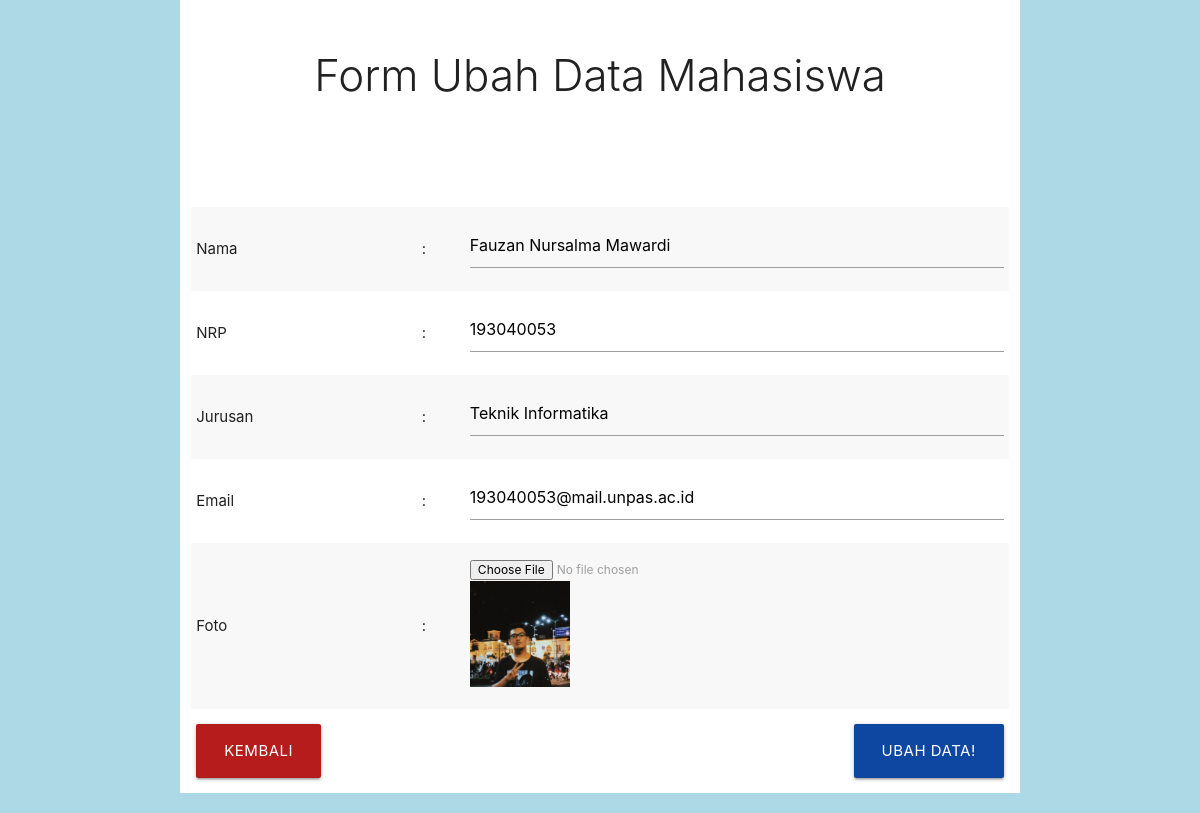
Page /pertemuan13/ubah.php?id=1 (signed in) on the committed database.
### tables this page shows
CREATE TABLE `mahasiswa` (
  `id` int(11) NOT NULL,
  `nama` varchar(64) NOT NULL,
  `nrp` char(9) NOT NULL,
  `jurusan` varchar(64) NOT NULL,
  `email` varchar(64) NOT NULL,
  `foto` varchar(64) NOT NULL
);

### pertemuan13/functions.php (called while the page is built, shortened)
<?php
function koneksi()
{
	return mysqli_connect('localhost', 'root', '', 'pw_193040053');
}
function query($sql)
{
	$conn = koneksi();
	$result = mysqli_query($conn, $sql);
	if (mysqli_num_rows($result) == 1) {
		return mysqli_fetch_assoc($result);
	}
	$rows = [];
	return $rows;
}

### pertemuan13/ubah.php (the view, shortened to what this page needs)
<?php
require 'functions.php';
$id = $_GET['id'];
$mhs = query("SELECT * FROM mahasiswa WHERE id = $id");
?>
<!DOCTYPE html>
<html lang="en">
<head>
  <link rel="stylesheet" href="css/style.css">
  <link type="text/css" rel="stylesheet" href="css/materialize.min.css" media="screen,projection" />
</head>
<body style="background-color: lightblue;">
  <div class="container white">
    <br>
    <h3 class="light center Black-text">Form Ubah Data Mahasiswa</h3>
    <br><br><br><br>
    <div class="row">
      <div class="col s12 m12">
        <div class="tabel">
          <table border="1px" cellpadding="8px" cellspacing="0" class="striped">
            <form action="" method="POST" enctype="multipart/form-data">
              <tr>
                <label>
                  <td>Nama</td>
                  <td>:</td>
                  <td><input type="text" name="nama" value="<?= $mhs['nama']; ?>" autofocus required></td>
                </label>
              </tr>
              <tr>
                <label>
                  <td>NRP</td>
                  <td>:</td>
                  <td><input type="text" name="nrp" value="<?= $mhs['nrp']; ?>" required></td>
                </label>
              </tr>
              <tr>
                <label>
                  <td>Jurusan</td>
                  <td>:</td>
                  <td><input type="text" name="jurusan" value="<?= $mhs['jurusan']; ?>" required></td>
                </label>
              </tr>
              <tr>
                <label>
                  <td>Email</td>
                  <td>:</td>
                  <td><input type="text" name="email" value="<?= $mhs['email']; ?>"required></td>
                </label>
              </tr>
              <tr>
                  <td>Foto</td>
                  <td>:</td>
                  <td>
                    <label>
                    <input type="file" name="foto" class="foto" onchange="previewImage()"></label><br>
                    <img src="img/<?= $mhs['foto']; ?>" width="100" class="img-preview">
                  </td>
              </tr>
              <tr>
                <td colspan="2"><a href="index.php" class="waves-effect waves-light red darken-4 btn-large"> Kembali</a></td>
                <td><button type="submit" name="ubah" class="waves-effect waves-light blue darken-4 btn-large right">Ubah Data!</button></td>
              </tr>
            </form>
          </table>
        </div>
      </div>
</body>
</html>

### pertemuan10/css/style.css (style rules this page uses)
.container { position:relative; }

### rows in the picture
mahasiswa: nama "Fauzan Nursalma Mawardi", nrp "193040053", jurusan "Teknik Informatika", email "193040053@mail.unpas.ac.id", foto (picture)
